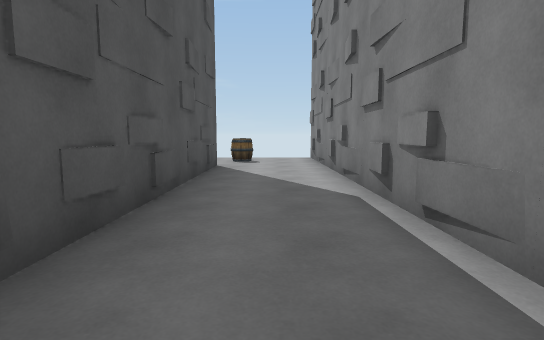
[1] (above)

16 first-person views from a walk through a 3-D level made in the Unity game engine. The camera is 1.3 m above the floor, tilts 6° down and sees 80° across. The floor is counted in squares, 1.88 m on a side. Each view is taken from the middle of a square. On the plan, view 1 faces up. The plan holds only what a view shows up to about 10 squares ahead; the rest is blank. The place goes on beyond the plan. The player is left out.

[2]
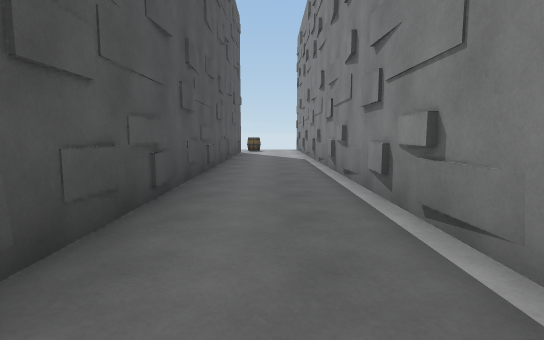

[3]
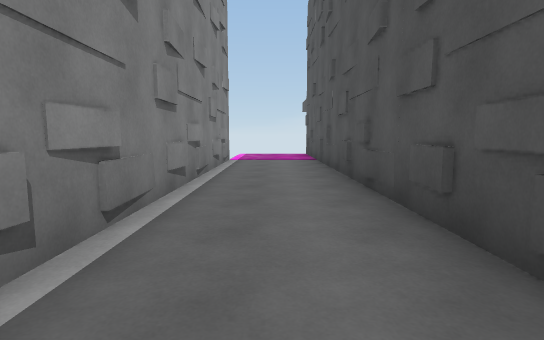

[4]
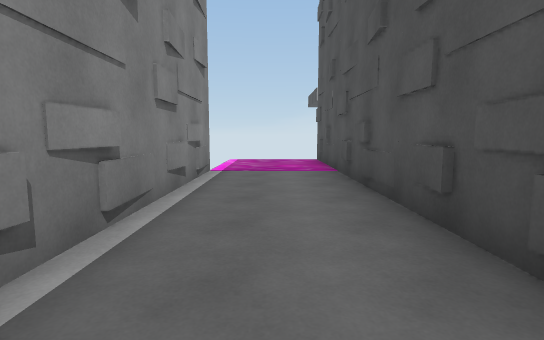

[5]
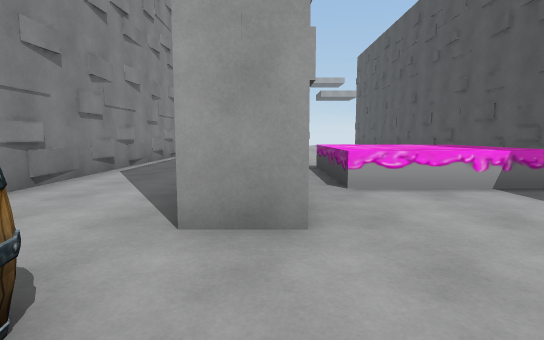

[6]
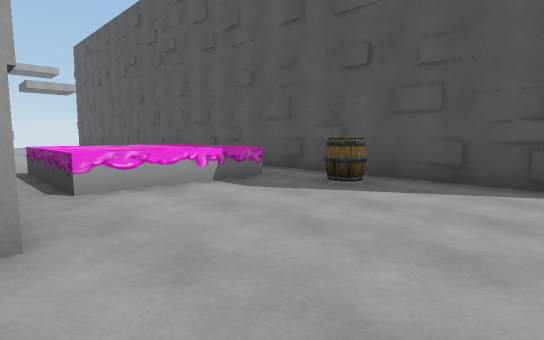

[7]
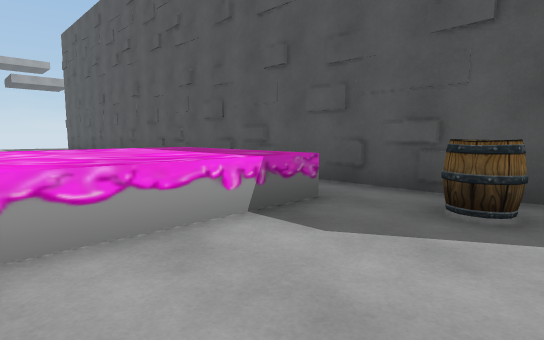

[8]
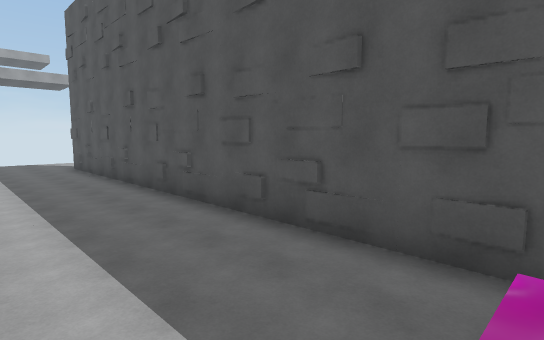

[9]
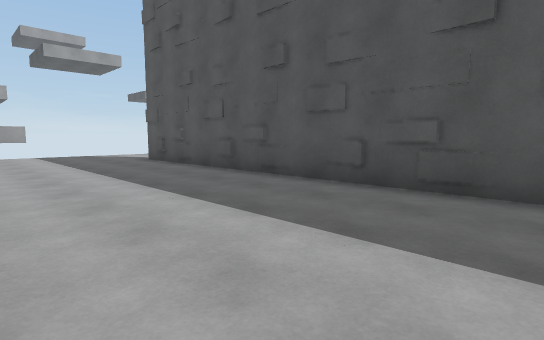

[10]
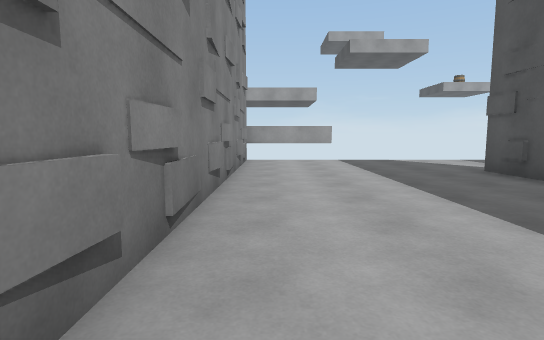

[11]
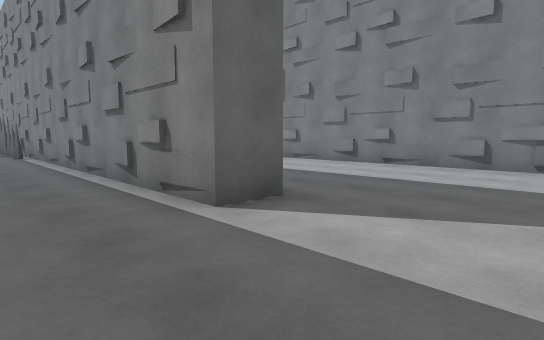

[12]
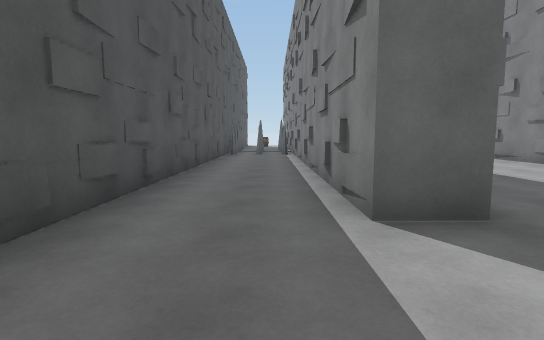

[13]
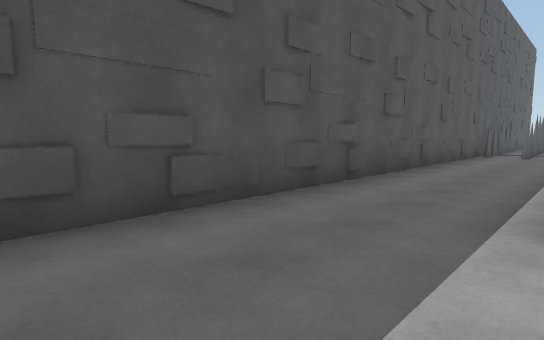

[14]
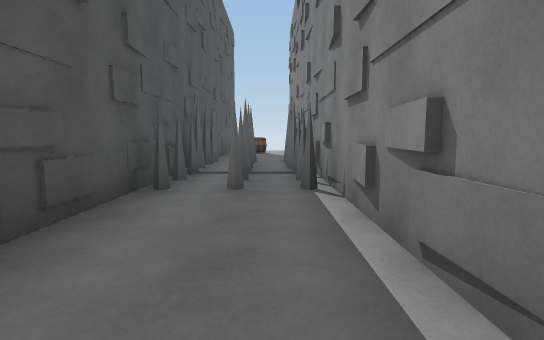

[15]
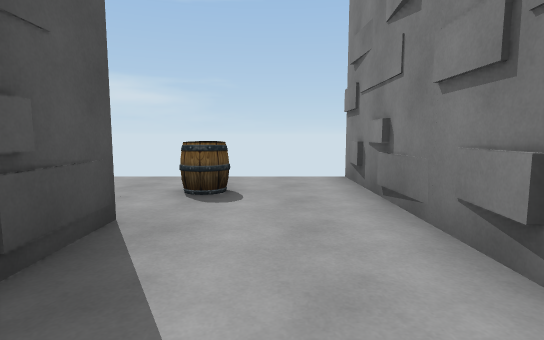

[16]
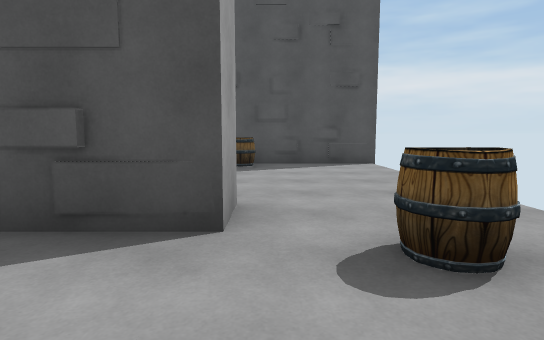

### Floor plan
Key: @ floor where view 1 was taken; # wall or solid block; . main floor; : floor 1 m higher than the main floor; = window, fence, low wall or low ledge; ^ raised ledge; O other object.
Columns run from 11 left of view 1 to 2 right of it. Each row starts with its distance up from view 1.
 11    #         #
 10    #.........#
  9    #......O..#
  8    #.........#
  7    #.O...#...#
  6    #.....#...#
  5    #.=:::#...#
  4    #..:::#...#
  3 #OO#.=:::#...#
  2 OOO#.....#...#
  1 #OO#.....#...#
  0 #.O#.....#.@.#
 -1 O..#.....#...#
 -2 #..#.....#...#
 -3 #..#.....#...#
 -4 #..#.....#...#
 -5 #..#.....#...#
 -6 #..#.....#...#
 -7 #..#.....#...#
 -8 #..#.....#...#
 -9 #..#.....#...#
-10 #..#.....#...#
-11 #........#...
-12 #........#...
-13 #........#...
-14       ^^^^

Positions as (right, up) in squares from view 1, and headings:
1: (0, 0), facing up
2: (0, -6), facing up
3: (0, -1), facing down
4: (0, -4), facing down
5: (-2, 10), facing down
6: (-2, 10), facing down-left
7: (-3, 8), facing down-left
8: (-4, 3), facing down-left
9: (-3, -1), facing down-left
10: (-3, -4), facing down
11: (-10, -13), facing up-right
12: (-9, -13), facing up
13: (-8, -13), facing up-left
14: (-9, -5), facing up
15: (0, 5), facing up
16: (1, 8), facing left
